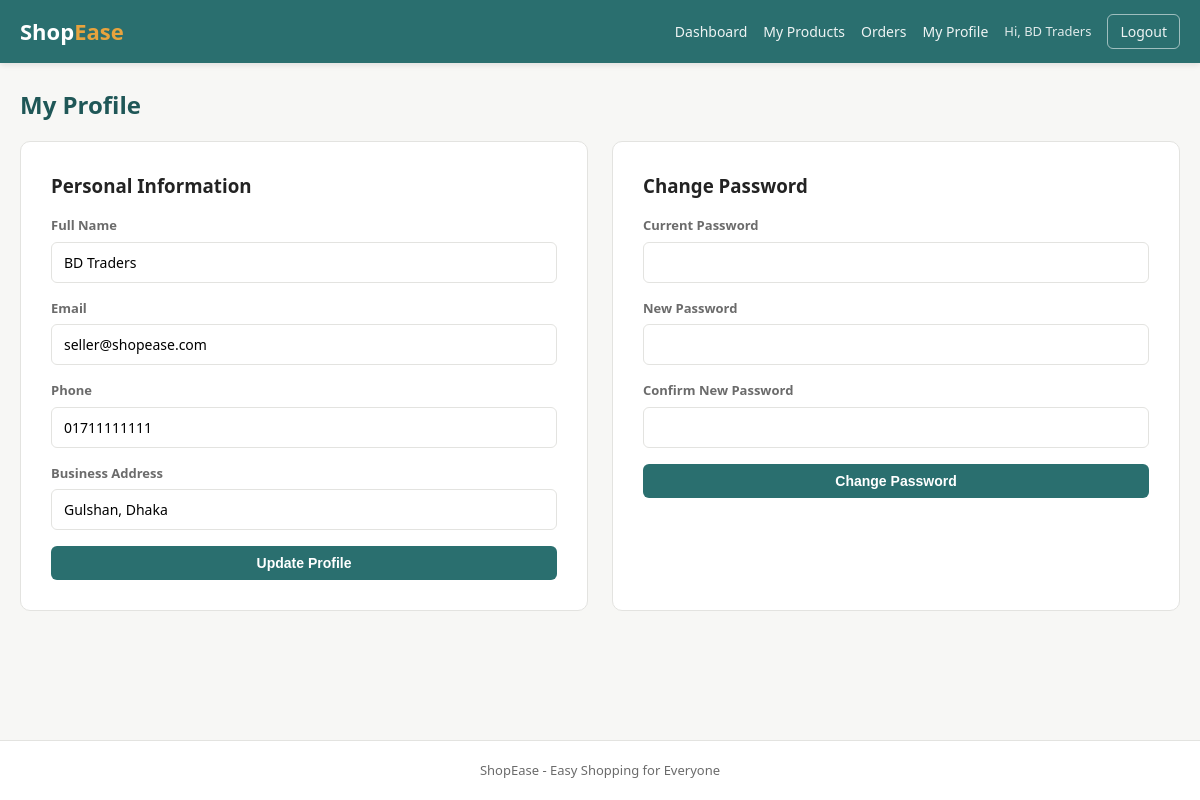
Screenshot of /seller/profile.php (signed in) with the database file from the repository.
### tables this page shows
CREATE TABLE users (
    id INT AUTO_INCREMENT PRIMARY KEY,
    name VARCHAR(100) NOT NULL,
    email VARCHAR(150) NOT NULL UNIQUE,
    password VARCHAR(255) NOT NULL,
    role ENUM('admin', 'seller', 'customer', 'delivery') NOT NULL DEFAULT 'customer',
    phone VARCHAR(20),
    address VARCHAR(255),
    status ENUM('active', 'blocked') NOT NULL DEFAULT 'active',
    created_at TIMESTAMP DEFAULT CURRENT_TIMESTAMP
);

### includes/functions.php (called while the page is built, shortened)
<?php
function currentUser() {
    return [
        'id'    => $_SESSION['user_id'] ?? null,
        'name'  => $_SESSION['user_name'] ?? null,
        'email' => $_SESSION['user_email'] ?? null,
        'role'  => $_SESSION['user_role'] ?? null,
    ];
}
function escape($str) {
    return htmlspecialchars($str ?? '', ENT_QUOTES, 'UTF-8');
}

### seller/profile.php (the view, shortened to what this page needs)
<?php
require_once __DIR__ . '/../includes/functions.php';
$userId = $_SESSION['user_id'];
$stmt = $conn->prepare("SELECT * FROM users WHERE id = ?");
$stmt->bind_param("i", $userId);
$stmt->execute();
$profile = $stmt->get_result()->fetch_assoc();
require_once __DIR__ . '/../includes/header.php';
?>
<h2 class="section-title">My Profile</h2>
<div style="display:grid; grid-template-columns: 1fr 1fr; gap:24px;">
    <div class="form-card wide" style="margin:0;">
        <h3 style="margin-bottom:16px;">Personal Information</h3>
        <form method="POST" action="">
            <div class="form-group">
                <label>Full Name</label>
                <input type="text" name="name" required value="<?= escape($profile['name']) ?>">
            </div>
            <div class="form-group">
                <label>Email</label>
                <input type="email" name="email" required value="<?= escape($profile['email']) ?>">
            </div>
            <div class="form-group">
                <label>Phone</label>
                <input type="text" name="phone" value="<?= escape($profile['phone']) ?>">
            </div>
            <div class="form-group">
                <label>Business Address</label>
                <input type="text" name="address" value="<?= escape($profile['address']) ?>">
            </div>
            <button type="submit" name="update_profile" class="btn btn-primary btn-block">Update Profile</button>
        </form>
    </div>
    <div class="form-card wide" style="margin:0;">
        <h3 style="margin-bottom:16px;">Change Password</h3>
        <form method="POST" action="">
            <div class="form-group">
                <label>Current Password</label>
                <input type="password" name="current_password" required>
            </div>
            <div class="form-group">
                <label>New Password</label>
                <input type="password" name="new_password" required minlength="6">
            </div>
            <div class="form-group">
                <label>Confirm New Password</label>
                <input type="password" name="confirm_password" required minlength="6">
            </div>
            <button type="submit" name="change_password" class="btn btn-primary btn-block">Change Password</button>
        </form>
    </div>
</div>
<?php require_once __DIR__ . '/../includes/footer.php'; ?>

### includes/header.php (shortened to what this page needs)
<?php
require_once __DIR__ . '/functions.php';
$user = currentUser();
?>
<!DOCTYPE html>
<html lang="en">
<head>
<link rel="stylesheet" href="/ecommerce/assets/css/style.css">
</head>
<body>
<header class="navbar">
    <div class="navbar-inner">
        <a href="/ecommerce/index.php" class="logo">Shop<span>Ease</span></a>
        <nav class="nav-links">
            <?php if (!$user['id']): ?>
                <a href="/ecommerce/auth/login.php">Login</a>
                <a href="/ecommerce/auth/register.php" class="btn-nav">Register</a>
            <?php else: ?>
                <?php if ($user['role'] === 'admin'): ?>
                    <a href="/ecommerce/admin/dashboard.php">Dashboard</a>
                    <a href="/ecommerce/admin/products.php">Products</a>
                    <a href="/ecommerce/admin/orders.php">Orders</a>
                    <a href="/ecommerce/admin/users.php">Users</a>
                <?php elseif ($user['role'] === 'seller'): ?>
                    <a href="/ecommerce/seller/dashboard.php">Dashboard</a>
                    <a href="/ecommerce/seller/products.php">My Products</a>
                    <a href="/ecommerce/seller/orders.php">Orders</a>
                    <a href="/ecommerce/seller/profile.php">My Profile</a>
                <?php elseif ($user['role'] === 'delivery'): ?>
                    <a href="/ecommerce/delivery/dashboard.php">My Deliveries</a>
                    <a href="/ecommerce/delivery/profile.php">My Profile</a>
                <?php endif; ?>
                <span class="nav-user">Hi, <?= escape($user['name']) ?></span>
                <a href="/ecommerce/auth/logout.php" class="btn-nav-outline">Logout</a>
            <?php endif; ?>
        </nav>
    </div>
</header>
<main class="page-wrap">

### assets/css/style.css (style rules this page uses)
:root { --primary: #2a6f6f; --primary-dark: #1f5757; --accent: #e8a33d; --bg: #f7f7f5; --card-bg: #ffffff; --text: #232323; --muted: #6b6b6b; --border: #e3e3e0; --danger: #c0392b; --success: #2e7d32; --radius: 10px; }
* { box-sizing: border-box; margin: 0; padding: 0; }
html, body { min-height: 100%; }
body { font-family: "Segoe UI", Roboto, Arial, sans-serif; background: var(--bg); color: var(--text); line-height: 1.5; min-height: 100vh; display: flex; flex-direction: column; }
a { text-decoration: none; color: inherit; }
.navbar { background: var(--primary); color: #fff; position: sticky; top: 0; z-index: 100; box-shadow: 0 2px 6px rgba(0, 0, 0, 0.1); }
.navbar-inner { max-width: 1200px; margin: 0 auto; padding: 14px 20px; display: flex; align-items: center; gap: 20px; flex-wrap: wrap; }
.logo { font-size: 22px; font-weight: 700; color: #fff; }
.logo span { color: var(--accent); }
.nav-links { display: flex; align-items: center; gap: 16px; margin-left: auto; flex-wrap: wrap; }
.nav-links a { color: #fff; font-size: 14px; opacity: 0.92; position: relative; }
.nav-user { font-size: 13px; opacity: 0.85; }
.btn-nav-outline { border: 1px solid rgba(255, 255, 255, 0.6); padding: 6px 12px; border-radius: 6px; }
.page-wrap { max-width: 1200px; width: 100%; margin: 0 auto; padding: 24px 20px 60px; flex: 1; }
.section-title { font-size: 24px; margin-bottom: 18px; color: var(--primary-dark); }
.btn { display: inline-block; padding: 9px 16px; border-radius: 6px; border: none; cursor: pointer; font-size: 14px; font-weight: 600; text-align: center; }
.btn-primary { background: var(--primary); color: #fff; }
.btn-block { width: 100%; }
.form-card { background: var(--card-bg); border: 1px solid var(--border); border-radius: var(--radius); padding: 30px; max-width: 460px; margin: 30px auto; }
.form-card.wide { max-width: 700px; }
.form-group { margin-bottom: 16px; }
.form-group label { display: block; margin-bottom: 6px; font-size: 13px; font-weight: 600; color: var(--muted); }
.form-group input, .form-group select, .form-group textarea { width: 100%; padding: 10px 12px; border: 1px solid var(--border); border-radius: 6px; font-size: 14px; outline: none; font-family: inherit; }

### rows the page displays
users: name "BD Traders", email "seller@shopease.com", phone "01711111111", address "Gulshan, Dhaka"
